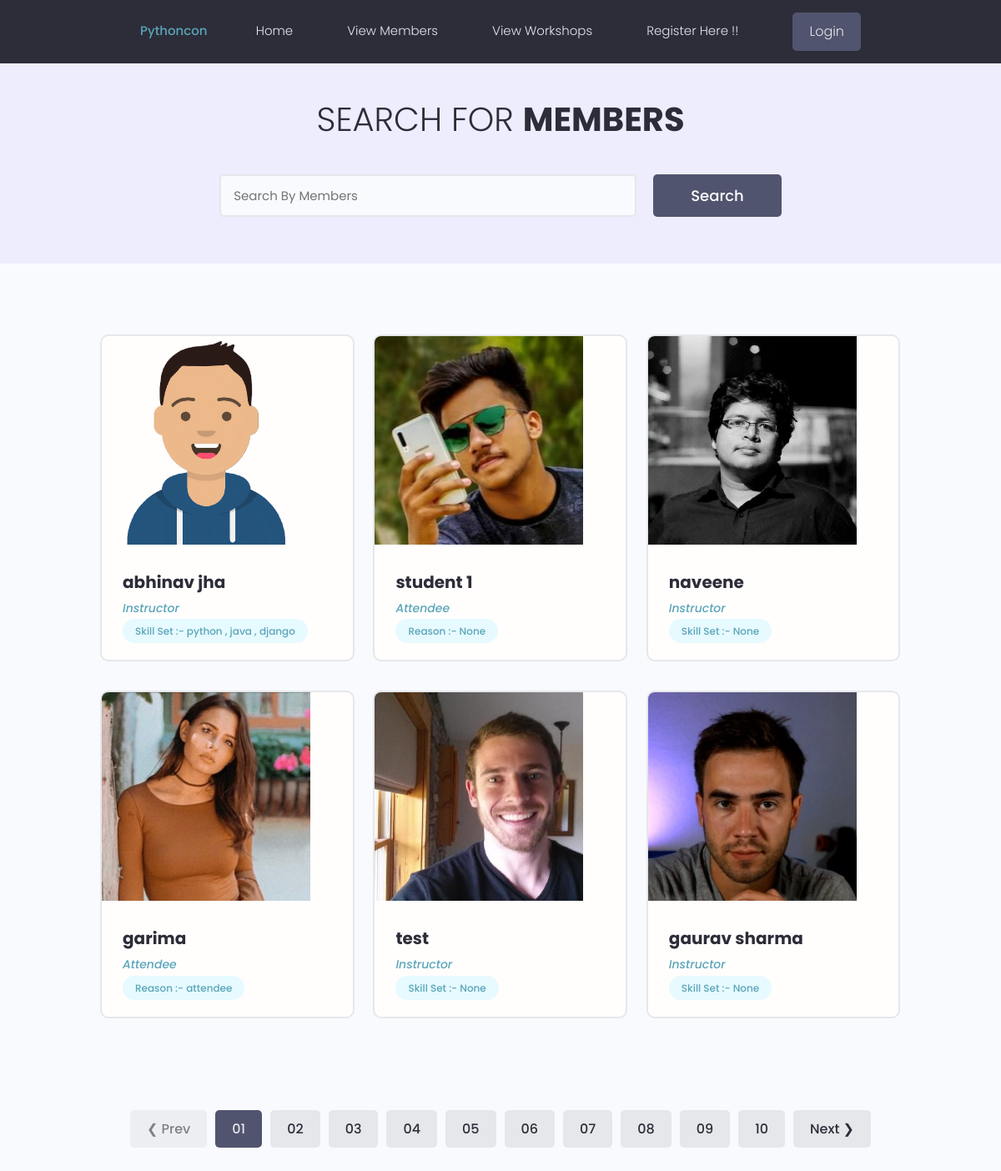
Screenshot of /register/ with the database file from the repository.
### register/models.py (models this page shows, shortened)
class Register(models.Model):
    owner=models.ForeignKey(Profiles,null=True,blank=True,on_delete=models.SET_NULL)
    full_name=models.CharField(max_length=200)
    intro=models.TextField(null=True,blank=True)
    value=(
        ('Instructor','Instructor'),
        ('Attendee','Attendee'),
    )
    member_type=models.CharField(max_length=100,choices=value,default='')
    id=models.UUIDField(default=uuid4,unique=True,primary_key=True,editable=False)
    Workshop_details=models.ManyToManyField('Workshop_details',blank=True)
    profile_pic = models.ImageField(null=True,blank=True,default='default.jpg')
    skill_set=models.CharField(max_length=2000,null=True,blank=True)
    reason=models.TextField(null=True,blank=True)

### register/views.py (the view)
# urls.py: path('',include('register.urls')),
def register(request):
    register=Register.objects.all()
    context={'register': register}
    return render(request,'register/register.html', context)

### register/templates/register/register.html (shortened to what this page needs)
{% extends 'main.html' %}
{% block content %}
{% load static %}
  <main class="projects">
    <section class="hero-section text-center">
      <div class="container container--narrow">
        <div class="hero-section__box">
          <h2>Search for <span>Members</span></h2>
        </div>
        <div class="hero-section__search">
          <form class="form" action="#" method="get">
            <div class="form__field">
              <input class="input input--text" id="formInput#search" type="text" name="text"
                placeholder="Search By Members" />
            </div>
            <input class="btn btn--sub btn--lg" type="submit" value="Search" />
          </form>
        </div>
      </div>
    </section>
    <section class="projectsList">
      <div class="container">
        <div class="grid grid--three">
    {% for register in register %}
          <div class="column">
            <div class="card project">
              <a href="{% url 'member_details' register.id %}" class="project">
                <img class="project__thumbnail" src="{{ register.profile_pic.url }}" alt="Member Pic" />
                <div class="card__body">
                  <h3 class="project__title">{{ register.full_name }}</h3>
                  <p><a class="project__author" href="{% url 'member_details' register.id %}">{{register.member_type}}</a></p>
                  <div class="project__tags">
                    {% if register.member_type == 'Instructor' %}
                    <span class="tag tag--pill tag--main">
                    <small>Skill Set :- {{ register.skill_set }}</small>
                    </span>
                    {% elif register.member_type == 'Attendee' %}
                    <span class="tag tag--pill tag--main">
                      <small>Reason :- {{ register.reason }}</small>
                    </span>
                    {% endif %}
                  </div>
                </div>
              </a>
            </div>
          </div>
    {% endfor %}
        </div>
      </div>
    </section>
    <div class="pagination">
      <ul class="container">
        <li><a href="#" class="btn btn--disabled">&#10094; Prev</a></li>
        <li><a href="#" class="btn btn--sub">01</a></li>
        <li><a href="#" class="btn">02</a></li>
        <li><a href="#" class="btn">03</a></li>
        <li><a href="#" class="btn">04</a></li>
        <li><a href="#" class="btn">05</a></li>
        <li><a href="#" class="btn">06</a></li>
        <li><a href="#" class="btn">07</a></li>
        <li><a href="#" class="btn">08</a></li>
        <li><a href="#" class="btn">09</a></li>
        <li><a href="#" class="btn">10</a></li>
        <li><a href="#" class="btn">Next &#10095;</a></li>
      </ul>
    </div>
  </main>
{% endblock content %}

### templates/main.html (shortened to what this page needs)
<!DOCTYPE html>
{% load static %}
<html>
    <head>
        <link rel="stylesheet" href="https://cdn.iconmonstr.com/1.3.0/css/iconmonstr-iconic-font.min.css" />
        <link rel="stylesheet" href="{% static 'uikit/styles/uikit.css' %}" />
        <link rel="stylesheet" href="{% static 'styles/app.css' %}" />
    </head>
    <body>
        {% include 'navbar.html' %}
        {% block content %}
        {% endblock content %}
    </body>
</html>

### templates/navbar.html (shortened to what this page needs)
{% load static %}
<header class="header">
<div class="container container--narrow">
    <a href="{% url 'view_workshop' %}" class="header__logo">
      Pythoncon
    </a>
    <nav class="header__nav">
      <ul class="header__menu">
        <li class="header__menuItem"><a href="{% url 'view_workshop' %}">Home</a></li>
        <li class="header__menuItem"><a href="{% url 'register' %}">View Members</a></li>
       <li class="header__menuItem"><a href="{% url 'view_workshop' %}">View Workshops</a></li>
        <li class="header__menuItem"><a href="{% url 'create_member' %}">Register Here !!</a></li>
        <li class="header__menuItem"><a href="" class="btn btn--sub">Login</a></li>
      </ul>
    </nav>
  </div>
</header>

### static/styles/app.css (style rules this page uses)
:root { --color-sub: #2d2d39; }
.btn--sub { background-color: var(--color-sub-light); }
.card { border: 2px solid var(--color-light); }
img { width: 100%; }
.header { position: sticky; z-index: 111; background-color: var(--color-sub); padding: 1.5rem 0; }
.header > .container { display: flex; justify-content: space-between; align-items: center; }
.header__nav > ul { display: inline-flex; align-items: center; list-style: none; gap: 6.5rem; }
.header__menuItem > a { color: var(--color-light); font-weight: 300; }
.hero-section { height: 40vh; display: flex; align-items: center; background-color: var(--color-sub); }
.hero-section__box { margin-bottom: 4rem; }
.hero-section__box > h2, .hero-section__box > h2 > span { font-size: 4rem; color: var(--color-light); line-height: 1.3; text-transform: uppercase; }
.hero-section__box > h2 { font-weight: 300; }
.hero-section__box > h2 > span { font-weight: 700; }
.hero-section__search > .form { display: flex; align-items: center; justify-content: center; gap: 2rem; }
.hero-section__search > .form input.input--text { width: 50rem; }
.pagination { margin-top: 8rem; margin-bottom: 10rem; }
.pagination > ul { flex-wrap: wrap; list-style: none; display: flex; align-items: center; justify-content: center; gap: 1rem; }
.pagination .btn { color: var(--color-sub); }
.pagination .btn.btn--sub { color: var(--color-light); }
.project__author { font-size: 1.4rem; font-style: italic; }
.projects > .hero-section { background: var(--color-sub-lighter); height: 30vh; }
.projects .hero-section__box { margin-bottom: 2.5rem; }
.projects .hero-section__box > h2 { color: var(--color-sub); }
.projects .hero-section__box > h2 > span { font-weight: 700; color: var(--color-sub); }
.projectsList { margin-top: 8rem; }
.project__thumbnail { height: 25rem; object-fit: cover; object-position: top center; }
.project__title { font-size: 2rem; font-weight: 700; color: var(--color-sub); }

### static/uikit/styles/modules/_variables.css (style rules this page uses)
:root { --color-main: #5aa5b9; --color-main-light: #e6faff; --color-sub: #3f4156; --color-sub-light: #51546e; --color-sub-lighter: #ededfd; --color-text: #737373; --color-gray: #8b8b8b; --color-light: #e5e7eb; --color-light-gray: #767676; --color-bg: #f8fafd; --color-white: #fffefd; --color-white-light: #f3f3f3; --color-success: #359e64; --color-success-bg: #def8e8; --color-error: #fc4b0b; --color-error-bg: #fff2ee; --font-base: 'Poppins', arial, helvetica, 'Segoe UI', roboto, ubuntu, sans-serif; --font-monospace: 'Fira Code', 'Courier New', courier, monospace; --font-regular: 300; --font-medium: 500; --font-bold: 700; --generic-shadow: 1px 1px 5px #00000010; --generic-transition: all 0.3s ease-in-out; }

### static/uikit/styles/modules/_base.css (style rules this page uses)
* { margin: 0; padding: 0; box-sizing: border-box; text-rendering: optimizeLegibility; color: inherit; font-size: inherit; }
html { font-size: 50%; }
@media only screen and (min-width: 480px) { html { font-size: 56.25%; } }
@media only screen and (min-width: 1200px) { html { font-size: 62.5%; } }
body { line-height: 1.6; font-weight: 400; font-size: 1.5rem; color: var(--color-text); background-color: var(--color-bg); min-height: 100vh; }

### static/uikit/styles/modules/_typography.css (style rules this page uses)
* { font-family: var(--font-base); }
h2 { font-size: 3.6rem; font-weight: var(--font-bold); }
h3 { font-size: 3.2rem; font-weight: var(--font-medium); }
p, span, strong { font-size: 1.6rem; color: var(--color-text); font-weight: var(--font-regular); }
a { padding-bottom: 2px; text-decoration: none; display: inline-block; color: var(--color-main); font-weight: var(--font-medium); }

### static/uikit/styles/modules/_utilities.css (style rules this page uses)
.container { width: 92%; max-width: 165rem; margin: 0 auto; box-sizing: border-box; }
.container--narrow { width: 92%; max-width: 120rem; }
@media screen and (min-width: 1000px) { .container { width: 90%; } }
@media screen and (min-width: 1000px) { .container--narrow { width: 85%; } }
@media screen and (min-width: 1200px) { .container { width: 80%; } }
@media screen and (min-width: 1200px) { .container--narrow { width: 72%; } }
.text-center { text-align: center; }

### static/uikit/styles/modules/_card.css (style rules this page uses)
.card { border-radius: 1rem; background-color: var(--color-white); border: 1.5px solid var(--color-light); width: auto; height: auto; margin-top: 0.5rem; margin-bottom: 0.5rem; overflow: hidden; }
.card__body, .card__header { padding: 2rem 2.5rem; }

### rows the page displays
Register: profile_pic (picture), full_name "abhinav jha", member_type "Instructor", skill_set "python , java , django"
Register: profile_pic (picture), full_name "student 1", member_type "Attendee", reason "None"
Register: profile_pic (picture), full_name "naveene", member_type "Instructor", skill_set "None"
Register: profile_pic (picture), full_name "garima", member_type "Attendee", reason "attendee"
Register: profile_pic (picture), full_name "test", member_type "Instructor", skill_set "None"
Register: profile_pic (picture), full_name "gaurav sharma", member_type "Instructor", skill_set "None"
